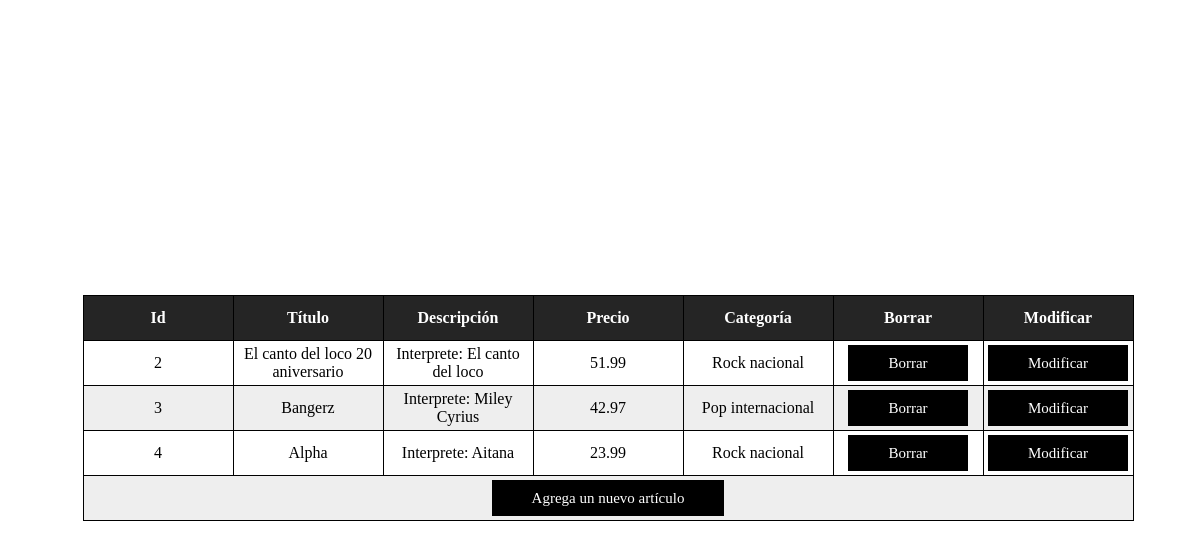
Screenshot of /CRUD/index.php with the database file from the repository.
### tables this page shows
CREATE TABLE `disco` (
  `id` int(11) NOT NULL,
  `titulo` varchar(80) NOT NULL,
  `descripcion` varchar(300) NOT NULL,
  `precio` decimal(10,2) NOT NULL,
  `categoria_id` int(10) NOT NULL
);

CREATE TABLE `categorias` (
  `id` int(10) NOT NULL,
  `nombre` varchar(50) NOT NULL
);

### CRUD/index.php (the view, shortened to what this page needs)
<!doctype html>
<html>
<head>
  <link rel="stylesheet" href="../style.css">
</head>
<body>
<div class="contenedor">
  <?php
    $mysql=new mysqli("localhost","root","","tienda_vinilos");
    $registros=$mysql->query("select  ds.id as discoId,
                                         ds.titulo as discoTitulo,
                                         ds.descripcion as discoDescripcion,
                                         ds.precio as precio,
                                         ct.nombre as nombreCategoria
                                      from disco as ds
                                      inner join categorias as ct on ct.id=ds.categoria_id") or
      die($mysql->error);
    echo '<table class="tablalistado">';
    echo '<tr><th>Id</th><th>Título</th><th>Descripción</th>
          <th>Precio</th><th>Categoría</th><th>Borrar</th><th>Modificar</th></tr>';
    while ($reg=$registros->fetch_array())
    {
      echo '<tr>';
      echo '<td>';
      echo $reg['discoId'];
      echo '</td>';
      echo '<td>';
      echo $reg['discoTitulo'];
      echo '</td>';
      echo '<td>';
      echo $reg['discoDescripcion'];
      echo '</td>';
      echo '<td>';
      echo $reg['precio'];
      echo '</td>';
      echo '<td>';
      echo $reg['nombreCategoria'];
      echo '</td>';
      echo '<td>';
      echo '<a class="bt" href="delete.php?id='.$reg['discoId'].'">Borrar</a>';
      echo '</td>';
      echo '<td>';
      echo '<a class="bt" href="formUpdate.php?id='.$reg['discoId'].'">Modificar</a>';
      echo '</td>';
      echo '</tr>';
    }
    echo '<tr><td colspan="8">';
    echo '<a class="bt" href="formInsert.php">Agrega un nuevo artículo</a>';
    echo '</td></tr>';
  ?>
</div>
</body>
</html>

### style.css (style rules this page uses)
* { box-sizing:border-box; }
.contenedor { display: flex; width: 100vw; height: 100vh; justify-content: center; align-items: center; }
table { border-collapse:collapse; }
th,tr,td { border:1px solid #000; width:150px; height:45px; vertical-align:middle; text-align:center; }
th { color:#fff; background-color: #252525; }
tr:nth-child(odd) td { background-color:#eee; }
.bt { text-decoration:none; font-size:15px; color:#fff; padding-top: 10px; padding-bottom: 10px; padding-left:40px; padding-right:40px; background-color:#000; }

### rows the page displays
disco: id "2", titulo "El canto del loco 20 aniversario", descripcion "Interprete: El canto del loco", precio "51.99", categoria.nombre "Rock nacional"
disco: id "3", titulo "Bangerz", descripcion "Interprete: Miley Cyrius", precio "42.97", categoria.nombre "Pop internacional"
disco: id "4", titulo "Alpha", descripcion "Interprete: Aitana", precio "23.99", categoria.nombre "Rock nacional"
